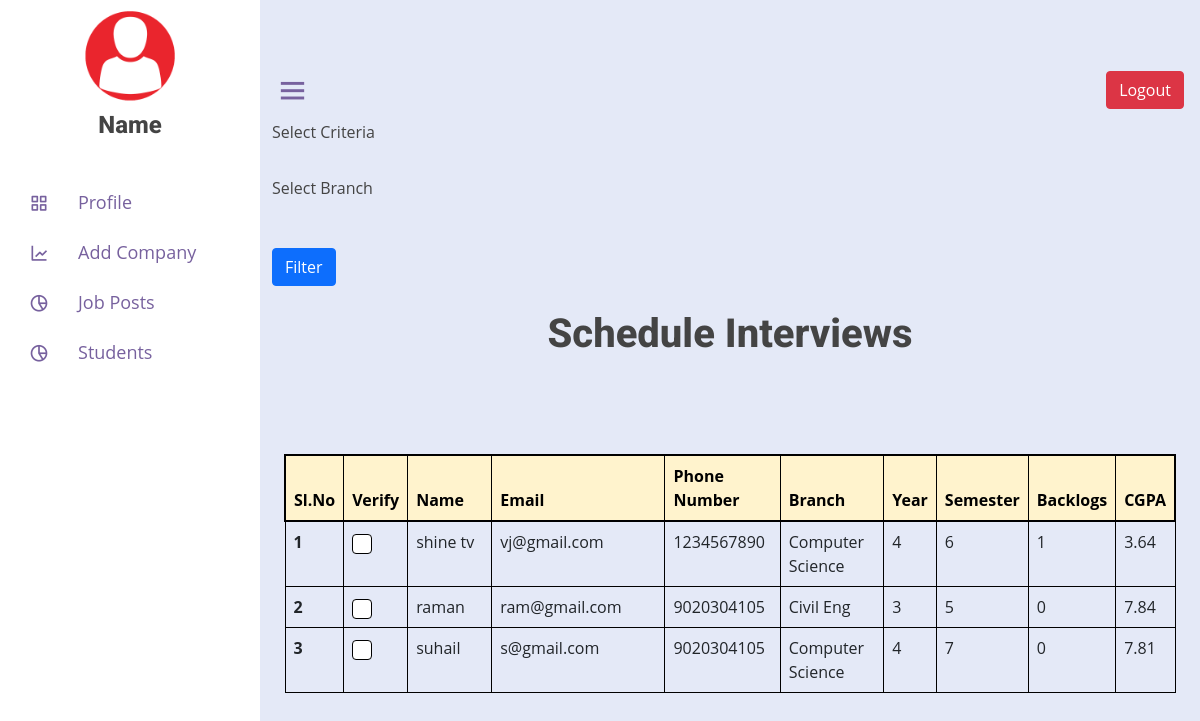
/filter_students/ (signed in), run on the app's committed database.
### placement_app/models.py (models this page shows, shortened)
class Student(models.Model):
    name = models.CharField(max_length=255)
    email = models.EmailField()
    phone = models.CharField(max_length=15)
    branch = models.CharField(max_length=50)
    sem = models.IntegerField()
    year = models.IntegerField()
    backlog = models.IntegerField()
    resume = models.FileField(upload_to='resumes/')
    stud_image = models.ImageField(
        upload_to='stud_image/', null=False, blank=True, default="Nil")
    slug = models.SlugField(unique=True, max_length=255, default="nil")
    cgpa = models.FloatField(max_length=100, default=0)

### placement_app/views.py (the view)
# urls.py: path('filter_students/', views.filter_students),
def filter_students(request):
    SessionId=request.session['id']
    Tpo=Add_TPO.objects.filter(id=SessionId)
    students = Student.objects.all()
    job_posts = Add_Job_Post.objects.all().filter(verification="Verified")
    selected_job_post = None
    filtered_students = None
    if request.method == "POST":
        if 'filter' in request.POST:
            print("cccccccccccccccc")
            job_posts = Add_Job_Post.objects.all().filter(verification="Verified")
            criteria = request.POST.getlist('criteria')
            print(criteria)
            branch = request.POST.get('branch')
            filtered_students = Student.objects.all()
            if "backlog" in criteria:
                filtered_students = filtered_students.filter(backlog=0)
            if "cgpa" in criteria:
                filtered_students = filtered_students.filter(cgpa__gte=7.5)
            if "year" in criteria:
                filtered_students = filtered_students.filter(year__in=[3, 4])
            if branch:
                filtered_students = filtered_students.filter(branch=branch)
            context = {
                'filtered_students': filtered_students.distinct(),
                'criteria': criteria,
                'branch': branch,
                'job_posts':job_posts
            }
            return render(request, 'TPO/job_send.html', context)
        elif 'send' in request.POST:
            selected_job_posts = request.POST.getlist('job_posts')
            selected_students = request.POST.getlist('students')
            if not selected_job_posts:
                return render(request,'TPO/error.html',{'msg':"You didnt select job post recent click"})
            for job_post_id in selected_job_posts:
                job_post = Add_Job_Post.objects.get(id=job_post_id)
                for student_id in selected_students:
                    student = Student.objects.get(id=student_id)
                    if JobPostApplication.objects.filter(job_post=job_post, student=student).exists():
                        return render(request,'TPO/error.html',{'msg':f'{job_post.job_position} is already sent to {student.name}'})
                    JobPostApplication.objects.create(job_post=job_post, student=student,status="Request",Eligibilty="Yes")
                    return render(request,'TPO/error.html',{'msg':f'{job_post.job_position} is sent to {student.name}'})
            return redirect(filter_students)
    else:
        context = {
            'students': students,
            'job_posts': job_posts,
            'criteria': [],
            'branch': None,
        }
        return render(request, 'TPO/job_send.html', context)

### placement_app/templates/TPO/job_send.html (shortened to what this page needs)
{% extends 'TPO/tpo_header.html' %}
{% load static %}
{% block content %}
<div class="container-fluid">
    <form method="POST">
        <div class="row mb-3">
            <div class="col-md-12">
                <div class="mb-4">
                    <label for="criteria" class="form-label">Select Criteria</label>
                </div>
                <div class="mb-4">
                    <label for="branch" class="form-label">Select Branch</label>
                </div>
            </div>
        </div>
        <div class="row mb-3">
            <div class="col-md-12">
                <button type="submit" name="filter" class="btn btn-primary">Filter</button>
            </div>
        </div>
    </form>
    {% if filtered_students %}
    <div class="container-fluid">
        <div class="row mb-3">
            <div class="col-md-12">
                <h3>Select Students</h3>
            </div>
        </div>
        <form method="POST">
            {% csrf_token %}
            <div class="row mb-3">
                <div class="col-md-12">
                    <label>Select Job Post(s)</label>
                    <select class="selectpicker form-control" name="job_posts" multiple>
                        {% for job_post in job_posts %}
                        <option value="{{ job_post.pk }}">{{ job_post.job_position }} ({{ job_post.company_id.company_name }})</option>
                        {% endfor %}
                    </select>
                </div>
            </div>
            <div class="row mb-3">
                <div class="col-md-12">
                    <h3>Students</h3>
                    <table class="table table-striped table-hover">
                        <thead>
                            <tr>
                                <th>Serial No.</th>
                                <th>Select</th>
                                <th>Name</th>
                                <th>Backlogs</th>
                                <th>Semester</th>
                                <th>CGPA</th>
                                <th>Branch</th>
                                <th>Resume</th>
                            </tr>
                        </thead>
                        <tbody>
                            {% for student in filtered_students %}
                            <tr>
                                <td>{{ forloop.counter }}</td>
                                <td><input class="form-check-input" type="checkbox" name="students" value="{{ student.pk }}"></td>
                                <td>{{ student.name }}</td>
                                <td>{{ student.backlog }}</td>
                                <td>{{ student.sem }}</td>
                                <td>{{ student.cgpa }}</td>
                                <td>{{ student.branch }}</td>
                                <td><a href="{{ student.resume.url }}" target="_blank">View Resume</a></td>
                            </tr>
                            {% endfor %}
                        </tbody>
                    </table>
                </div>
            </div>
            <div class="row mb-3">
                <div class="col-md-12">
                    <button type="submit" name="send" class="btn btn-primary">Send</button>
                </div>
            </div>
        </form>
    </div>
    {% else %}
    <div class="container">
        <h1 class="text-center mt-4">Schedule Interviews</h1>
        <table class="table table-bordered" border="1" style="border:1px solid #000">
            <thead>
                <tr class="table-warning" style="border:2px solid #000">
                    <th scope="col" width="5%">Sl.No</th>
                    <th scope="col" width="5%">Verify</th>
                    <th scope="col" width="15%">Name</th>
                    <th scope="col" width="30%">Email</th>
                    <th scope="col" width="15%">Phone Number</th>
                    <th scope="col" width="15%">Branch</th>
                    <th scope="col" width="5%">Year</th>
                    <th scope="col" width="5%">Semester</th>
                    <th scope="col" width="5%">Backlogs</th>
                    <th scope="col" width="5%">CGPA</th>
                </tr>
            </thead>
            <tbody class="table-group-divider">
                {% for x in students %}
                <tr>
                    <th scope="row">{{forloop.counter}}</th>
                    <th scope="col"> <input class="form-check-input" type="checkbox" value="" id=""></th>
                    <td>{{x.name}}</td>
                    <td>{{x.email}}</td>
                    <td>{{x.phone}}</td>
                    <td>{{x.branch}}</td>
                    <td>{{x.year}}</td>
                    <td>{{x.sem}}</td>
                    <td>{{x.backlog}}</td>
                    <td>{{x.cgpa}}</td>
                </tr>
                {% endfor %}
            </tbody>
        </table>
    </div>
    {% endif %}
    {% endblock %}

### placement_app/static/css/style.css (style rules this page uses)
:root { --color-white: #fff; --color-light: #f1f5f9; --color-black: #121212; --color-night: #001632; --color-red: #f44336; --color-blue: #1a73e8; --color-gray: #80868b; --color-grayish: #dadce0; --shadow-normal: 0 1px 3px 0 rgba(0, 0, 0, 0.1), 0 1px 2px 0 rgba(0, 0, 0, 0.06); --shadow-medium: 0 4px 6px -1px rgba(0, 0, 0, 0.1), 0 2px 4px -1px rgba(0, 0, 0, 0.06); --shadow-large: 0 10px 15px -3px rgba(0, 0, 0, 0.1), 0 4px 6px -2px rgba(0, 0, 0, 0.05); }
body { font-family: "Open Sans", sans-serif; color: #444444; }
h1, h2, h3, h4, h5, h6 { font-family: "Roboto", sans-serif; font-weight: 800; }

### placement_app/templates/TPO/job_send.html (style rules this page uses)
.form-check-input { width: 20px; height: 20px; border: 1px solid #000; }

### data on the page
Student: name "shine tv", email "vj@gmail.com", phone "1234567890", branch "Computer Science", year "4", sem "6", backlog "1", cgpa "3.64"
Student: name "raman", email "ram@gmail.com", phone "9020304105", branch "Civil Eng", year "3", sem "5", backlog "0", cgpa "7.84"
Student: name "suhail", email "s@gmail.com", phone "9020304105", branch "Computer Science", year "4", sem "7", backlog "0", cgpa "7.81"
